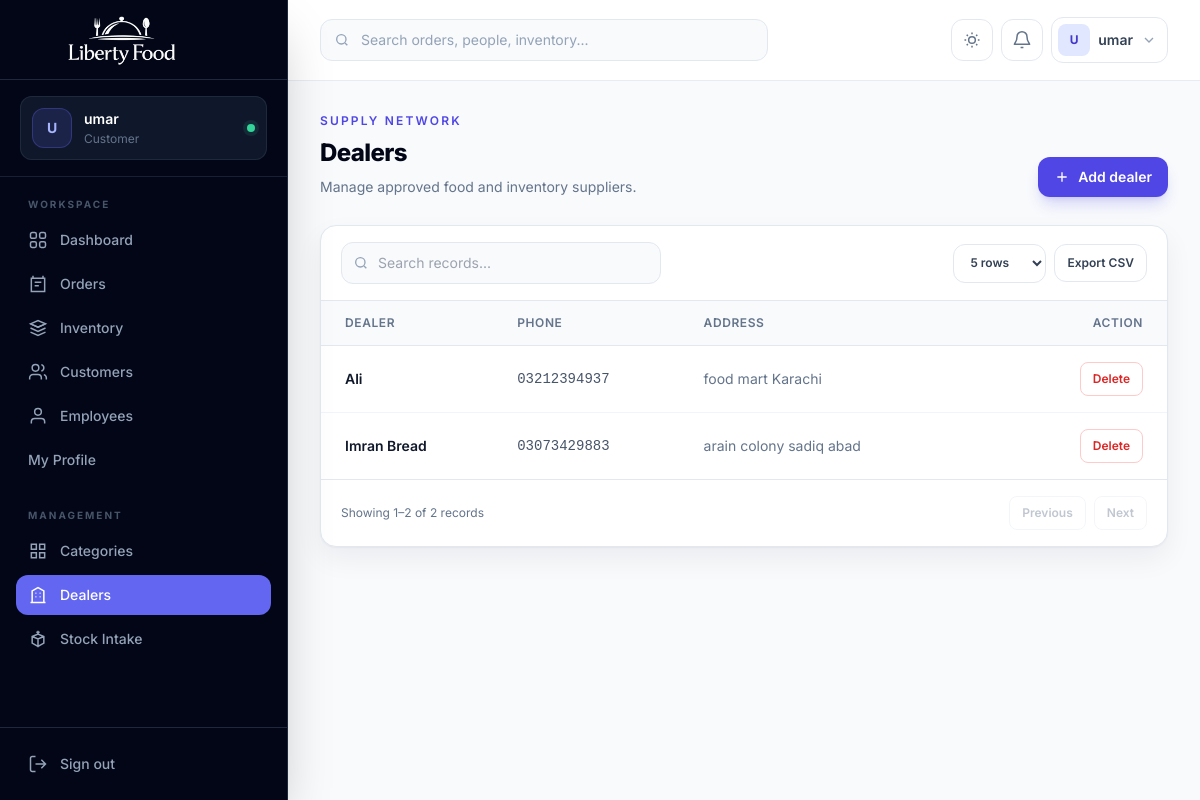
Page /dealers/ (signed in) on the committed database.
### accounts/models.py (models this page shows, shortened)
class CustomUser(AbstractUser):
    email = models.EmailField(unique=True)
    ROLE_CHOICES = (
        ('admin', 'Admin'),
        ('employee', 'Employee'),
        ('customer', 'Customer'),
    )
    role = models.CharField(
        max_length=20,
        choices=ROLE_CHOICES,
        default='customer'
    )
    phone = models.CharField(
        max_length=15,
        blank=True,
        null=True
    )
    profile_image = models.ImageField(
        upload_to='profiles/',
        blank=True,
        null=True
    )

### core_app/models.py (models this page shows, shortened)
class Dealer(models.Model):
    name = models.CharField(max_length=200)
    phone = models.CharField(max_length=20)
    address = models.TextField()

### core_app/views.py (the view)
# urls.py: path('dealers/', views.dealer_list, name='dealer_list'),
@admin_required
def dealer_list(request):
    return render(request, "dealer_list.html", {
        "dealers": Dealer.objects.all()
    })

### accounts/decoraters.py (called while the page is built)
def is_admin(user):
    return user.is_authenticated and (user.is_superuser or user.role == "admin")

def role_required(*roles):
    def decorator(view_func):
        @login_required
        @wraps(view_func)
        def wrapper(request, *args, **kwargs):
            if is_admin(request.user) or request.user.role in roles:
                return view_func(request, *args, **kwargs)
            raise PermissionDenied("You do not have permission to access this page.")
        return wrapper
    return decorator

### templates/dealer_list.html (shortened to what this page needs)
{% extends "base.html" %}
{% block content %}
<section class="mb-7 flex flex-col gap-4 sm:flex-row sm:items-end sm:justify-between">
  <div>
    <p class="text-xs font-semibold uppercase tracking-[.18em] text-indigo-600 dark:text-indigo-400">Supply network</p>
    <h1 class="mt-2 text-2xl font-extrabold tracking-tight text-slate-950 dark:text-white">Dealers</h1>
    <p class="mt-2 text-sm text-slate-500">Manage approved food and inventory suppliers.</p>
  </div>
  <a href="{% url 'add_dealer' %}" class="inline-flex items-center justify-center gap-2 rounded-xl bg-indigo-600 px-4 py-2.5 text-sm font-semibold text-white shadow-lg shadow-indigo-600/20 hover:bg-indigo-700"><svg class="h-4 w-4" viewBox="0 0 24 24" fill="none" stroke="currentColor" stroke-width="2"><path d="M12 5v14M5 12h14"/></svg> Add dealer</a>
</section>
<section class="overflow-hidden rounded-2xl border border-slate-200 bg-white shadow-soft dark:border-slate-800 dark:bg-slate-900">
  <div class="overflow-x-auto">
    <table class="min-w-full divide-y divide-slate-200 dark:divide-slate-800">
      <thead class="bg-slate-50 dark:bg-slate-800/50">
        <tr>
          <th class="px-6 py-3.5 text-left text-xs font-semibold uppercase tracking-wider text-slate-500">Dealer</th>
          <th class="px-6 py-3.5 text-left text-xs font-semibold uppercase tracking-wider text-slate-500">Phone</th>
          <th class="px-6 py-3.5 text-left text-xs font-semibold uppercase tracking-wider text-slate-500">Address</th>
          <th class="px-6 py-3.5 text-right text-xs font-semibold uppercase tracking-wider text-slate-500">Action</th>
        </tr>
      </thead>
      <tbody class="divide-y divide-slate-100 dark:divide-slate-800">
        {% for dealer in dealers %}
          <tr class="hover:bg-slate-50 dark:hover:bg-slate-800/40">
            <td class="whitespace-nowrap px-6 py-4 text-sm font-semibold text-slate-900 dark:text-white">{{ dealer.name }}</td>
            <td class="whitespace-nowrap px-6 py-4 font-mono text-sm text-slate-600 dark:text-slate-300">{{ dealer.phone }}</td>
            <td class="min-w-64 px-6 py-4 text-sm text-slate-500">{{ dealer.address|default:"—" }}</td>
            <td class="px-6 py-4 text-right">
              <a href="{% url 'delete_dealer' dealer.id %}" onclick="return confirm('Are you sure you want to delete this dealer?');" class="inline-flex items-center gap-2 rounded-lg border border-red-200 px-3 py-2 text-xs font-semibold text-red-600 hover:bg-red-50 dark:border-red-900 dark:text-red-400">Delete</a>
            </td>
          </tr>
        {% empty %}
          <tr><td colspan="4" class="px-6 py-16 text-center text-sm text-slate-500">No dealers found.</td></tr>
        {% endfor %}
      </tbody>
    </table>
  </div>
</section>
{% endblock %}

### templates/base.html (shortened to what this page needs)
{% load static %}
<!DOCTYPE html>
<html lang="en" class="h-full scroll-smooth">
<head>
  <script src="https://cdn.tailwindcss.com"></script>
</head>
<body class="h-full bg-slate-50 font-sans text-slate-700 antialiased dark:bg-slate-950 dark:text-slate-300">
  <aside id="sidebar" class="fixed inset-y-0 left-0 z-50 flex w-72 -translate-x-full flex-col border-r border-slate-800 bg-slate-950 text-slate-300 shadow-2xl transition-transform duration-300 lg:translate-x-0">
    <div class="flex h-20 items-center gap-3 border-b border-slate-800 px-5">
      <a href="{% url 'home' %}" class="block h-16 w-52" aria-label="Liberty Food home">
        <img src="{% static 'liberty-food-logo-cropped.png' %}" alt="Liberty Food" class="h-full w-full object-contain">
      </a>
    </div>
    <div class="border-b border-slate-800/80 px-5 py-4">
      <div class="flex items-center gap-3 rounded-xl bg-slate-900 px-3 py-3 ring-1 ring-inset ring-slate-800">
        {% if request.user.profile_image %}
          <img src="{{ request.user.profile_image.url }}" alt="{{ request.user.username }}" class="h-10 w-10 rounded-xl object-cover ring-2 ring-indigo-500/40">
        {% else %}
          <div class="flex h-10 w-10 items-center justify-center rounded-xl bg-indigo-500/15 text-sm font-bold uppercase text-indigo-300 ring-1 ring-inset ring-indigo-500/30">
            {{ request.user.username|slice:":1" }}
          </div>
        {% endif %}
        <div class="min-w-0">
          <p class="truncate text-sm font-semibold text-white">{{ request.user.get_full_name|default:request.user.username }}</p>
          <p class="mt-0.5 truncate text-xs capitalize text-slate-500">{{ request.user.role|default:"Team member" }}</p>
        </div>
        <span class="ml-auto h-2 w-2 rounded-full bg-emerald-400 ring-4 ring-emerald-400/10" title="Online"></span>
      </div>
    </div>
    <nav class="flex-1 overflow-y-auto px-4 py-5" aria-label="Primary navigation">
      <p class="mb-2 px-3 text-[10px] font-bold uppercase tracking-[.2em] text-slate-600">Workspace</p>
      <div class="space-y-1">
        <a href="{% url 'home' %}" class="nav-link flex items-center gap-3 rounded-xl px-3 py-2.5 text-sm font-medium transition {% if request.resolver_match.url_name == 'home' %}bg-indigo-500 text-white shadow-lg shadow-indigo-950/30{% else %}text-slate-400 hover:bg-slate-900 hover:text-white{% endif %}">
          <svg class="h-5 w-5" viewBox="0 0 24 24" fill="none" stroke="currentColor" stroke-width="1.8"><rect x="3" y="3" width="7" height="7" rx="2"/><rect x="14" y="3" width="7" height="7" rx="2"/><rect x="3" y="14" width="7" height="7" rx="2"/><rect x="14" y="14" width="7" height="7" rx="2"/></svg>
          Dashboard
        </a>
        {% if request.user.role == 'admin' or request.user.is_superuser %}<a href="{% url 'order_list' %}" class="nav-link flex items-center gap-3 rounded-xl px-3 py-2.5 text-sm font-medium transition {% if 'order' in request.resolver_match.url_name %}bg-indigo-500 text-white shadow-lg shadow-indigo-950/30{% else %}text-slate-400 hover:bg-slate-900 hover:text-white{% endif %}">
          <svg class="h-5 w-5" viewBox="0 0 24 24" fill="none" stroke="currentColor" stroke-width="1.8"><path d="M6 2v4M18 2v4M4 5h16v16H4z"/><path d="M8 10h8M8 14h5"/></svg>
          Orders
        </a>
        <a href="{% url 'fooditem_list' %}" class="nav-link flex items-center gap-3 rounded-xl px-3 py-2.5 text-sm font-medium transition {% if 'fooditem' in request.resolver_match.url_name or request.resolver_match.url_name == 'food_quantity' %}bg-indigo-500 text-white shadow-lg shadow-indigo-950/30{% else %}text-slate-400 hover:bg-slate-900 hover:text-white{% endif %}">
          <svg class="h-5 w-5" viewBox="0 0 24 24" fill="none" stroke="currentColor" stroke-width="1.8"><path d="m3 7 9-4 9 4-9 4-9-4Z"/><path d="m3 7 9 4 9-4M3 12l9 4 9-4M3 17l9 4 9-4"/></svg>
          Inventory
        </a>
        <a href="{% url 'customer_list' %}" class="nav-link flex items-center gap-3 rounded-xl px-3 py-2.5 text-sm font-medium transition {% if 'customer' in request.resolver_match.url_name %}bg-indigo-500 text-white shadow-lg shadow-indigo-950/30{% else %}text-slate-400 hover:bg-slate-900 hover:text-white{% endif %}">
          <svg class="h-5 w-5" viewBox="0 0 24 24" fill="none" stroke="currentColor" stroke-width="1.8"><path d="M16 21v-2a4 4 0 0 0-4-4H6a4 4 0 0 0-4 4v2"/><circle cx="9" cy="7" r="4"/><path d="M22 21v-2a4 4 0 0 0-3-3.87M16 3.13a4 4 0 0 1 0 7.75"/></svg>
          Customers
        </a>
        <a href="{% url 'employee_list' %}" class="nav-link flex items-center gap-3 rounded-xl px-3 py-2.5 text-sm font-medium transition {% if 'employee' in request.resolver_match.url_name or 'salary' in request.resolver_match.url_name %}bg-indigo-500 text-white shadow-lg shadow-indigo-950/30{% else %}text-slate-400 hover:bg-slate-900 hover:text-white{% endif %}">
          <svg class="h-5 w-5" viewBox="0 0 24 24" fill="none" stroke="currentColor" stroke-width="1.8"><path d="M20 21v-2a4 4 0 0 0-4-4H8a4 4 0 0 0-4 4v2"/><circle cx="12" cy="7" r="4"/></svg>
          Employees
        </a>{% endif %}
        {% if request.user.role == 'employee' %}
          <a href="{% url 'profile' %}" class="nav-link flex items-center gap-3 rounded-xl px-3 py-2.5 text-sm font-medium text-slate-400 transition hover:bg-slate-900 hover:text-white">My Profile</a>
          <a href="{% url 'employee_detail' request.user.employee_profile.id %}" class="nav-link flex items-center gap-3 rounded-xl px-3 py-2.5 text-sm font-medium text-slate-400 transition hover:bg-slate-900 hover:text-white">My Salary</a>
          <a href="{% url 'my_transactions' %}" class="nav-link flex items-center gap-3 rounded-xl px-3 py-2.5 text-sm font-medium text-slate-400 transition hover:bg-slate-900 hover:text-white">Transaction History</a>
        {% elif request.user.role == 'customer' %}
          <a href="{% url 'profile' %}" class="nav-link flex items-center gap-3 rounded-xl px-3 py-2.5 text-sm font-medium text-slate-400 transition hover:bg-slate-900 hover:text-white">My Profile</a>
        {% endif %}
      </div>
      {% if request.user.role == 'admin' or request.user.is_superuser %}<p class="mb-2 mt-7 px-3 text-[10px] font-bold uppercase tracking-[.2em] text-slate-600">Management</p>
      <div class="space-y-1">
        <a href="{% url 'category_list' %}" class="nav-link flex items-center gap-3 rounded-xl px-3 py-2.5 text-sm font-medium transition {% if 'category' in request.resolver_match.url_name %}bg-indigo-500 text-white{% else %}text-slate-400 hover:bg-slate-900 hover:text-white{% endif %}">
          <svg class="h-5 w-5" viewBox="0 0 24 24" fill="none" stroke="currentColor" stroke-width="1.8"><path d="M4 4h6v6H4zM14 4h6v6h-6zM4 14h6v6H4zM14 14h6v6h-6z"/></svg>
          Categories
        </a>
        <a href="{% url 'dealer_list' %}" class="nav-link flex items-center gap-3 rounded-xl px-3 py-2.5 text-sm font-medium transition {% if 'dealer' in request.resolver_match.url_name %}bg-indigo-500 text-white{% else %}text-slate-400 hover:bg-slate-900 hover:text-white{% endif %}">
          <svg class="h-5 w-5" viewBox="0 0 24 24" fill="none" stroke="currentColor" stroke-width="1.8"><path d="M3 21h18M5 21V7l7-4 7 4v14M9 10h1M14 10h1M9 14h1M14 14h1"/></svg>
          Dealers
        </a>
        <a href="{% url 'food_quantity' %}" class="nav-link flex items-center gap-3 rounded-xl px-3 py-2.5 text-sm font-medium transition {% if request.resolver_match.url_name == 'food_quantity' %}bg-indigo-500 text-white{% else %}text-slate-400 hover:bg-slate-900 hover:text-white{% endif %}">
          <svg class="h-5 w-5" viewBox="0 0 24 24" fill="none" stroke="currentColor" stroke-width="1.8"><path d="M12 22V12M5 9l7 3 7-3M5 9l7-3 7 3v8l-7 4-7-4V9Z"/><path d="M12 2v4M10 4h4"/></svg>
          Stock Intake
        </a>
      </div>{% endif %}
    </nav>
    <div class="border-t border-slate-800 p-4">
      <a href="{% url 'logout' %}" class="flex items-center gap-3 rounded-xl px-3 py-2.5 text-sm font-medium text-slate-400 transition hover:bg-red-500/10 hover:text-red-400">
        <svg class="h-5 w-5" viewBox="0 0 24 24" fill="none" stroke="currentColor" stroke-width="1.8"><path d="M9 21H5a2 2 0 0 1-2-2V5a2 2 0 0 1 2-2h4M16 17l5-5-5-5M21 12H9"/></svg>
        Sign out
      </a>
    </div>
  </aside>
  <div id="app-main" class="min-h-full transition-all duration-300 lg:ml-72">
    <header id="topbar" class="sticky top-0 z-30 border-b border-slate-200/80 bg-white/90 backdrop-blur-xl dark:border-slate-800 dark:bg-slate-950/85">
      <div class="flex h-20 items-center gap-3 px-4 sm:px-6 lg:px-8">
        {% if request.user.role == 'admin' or request.user.is_superuser %}<form method="GET" action="{% url 'global_search' %}" class="relative hidden w-full max-w-md md:block">
          <input type="search" name="q" placeholder="Search orders, people, inventory..." class="w-full rounded-xl border border-slate-200 bg-slate-50 py-2.5 pl-10 pr-4 text-sm text-slate-900 outline-none transition placeholder:text-slate-400 focus:border-indigo-500 focus:ring-4 focus:ring-indigo-500/10 dark:border-slate-800 dark:bg-slate-900 dark:text-white">
        </form>{% endif %}
        <div class="ml-auto flex items-center gap-2">
          <button id="theme-toggle" type="button" class="rounded-xl border border-slate-200 p-2.5 text-slate-500 transition hover:border-indigo-200 hover:bg-indigo-50 hover:text-indigo-600 dark:border-slate-800 dark:text-slate-400 dark:hover:border-indigo-900 dark:hover:bg-indigo-950/50 dark:hover:text-indigo-400" aria-label="Toggle color theme">
            <svg class="h-5 w-5 dark:hidden" viewBox="0 0 24 24" fill="none" stroke="currentColor" stroke-width="1.8"><path d="M12 3v2M12 19v2M3 12h2M19 12h2M5.64 5.64l1.42 1.42M16.94 16.94l1.42 1.42M18.36 5.64l-1.42 1.42M7.06 16.94l-1.42 1.42"/><circle cx="12" cy="12" r="4"/></svg>
          </button>
          <div class="relative">
            <button id="notification-trigger" type="button" class="relative rounded-xl border border-slate-200 p-2.5 text-slate-500 transition hover:bg-slate-50 dark:border-slate-800 dark:text-slate-400 dark:hover:bg-slate-900" aria-label="Notifications" aria-expanded="false">
              <svg class="h-5 w-5" viewBox="0 0 24 24" fill="none" stroke="currentColor" stroke-width="1.8"><path d="M18 8a6 6 0 0 0-12 0c0 7-3 7-3 9h18c0-2-3-2-3-9M13.7 21h-3.4"/></svg>
            </button>
          </div>
          <div class="relative">
            <button id="profile-trigger" type="button" class="flex items-center gap-2 rounded-xl border border-slate-200 bg-white p-1.5 pr-2.5 transition hover:bg-slate-50 dark:border-slate-800 dark:bg-slate-900 dark:hover:bg-slate-800" aria-expanded="false">
              {% if request.user.profile_image %}
                <img src="{{ request.user.profile_image.url }}" alt="" class="h-8 w-8 rounded-lg object-cover">
              {% else %}
                <span class="flex h-8 w-8 items-center justify-center rounded-lg bg-indigo-100 text-xs font-bold uppercase text-indigo-700 dark:bg-indigo-500/15 dark:text-indigo-300">{{ request.user.username|slice:":1" }}</span>
              {% endif %}
              <span class="hidden max-w-32 truncate text-sm font-semibold text-slate-700 dark:text-slate-200 sm:block">{{ request.user.get_full_name|default:request.user.username }}</span>
              <svg class="hidden h-4 w-4 text-slate-400 sm:block" viewBox="0 0 24 24" fill="none" stroke="currentColor" stroke-width="2"><path d="m6 9 6 6 6-6"/></svg>
            </button>
          </div>
        </div>
      </div>
    </header>
    <main class="px-4 py-6 sm:px-6 lg:px-8 lg:py-8">
      <div class="mx-auto max-w-[1600px]">
        {% block content %}{% endblock %}
      </div>
    </main>
  </div>
</body>
</html>

### templates/base.html (style rules this page uses)
* { scrollbar-width: thin; scrollbar-color: #94a3b8 transparent; }
.nav-link svg, .action-icon svg { pointer-events: none; }

### rows in the picture
CustomUser: user.username "U", user.get_full_name "umar", user.role "Customer"
Dealer: name "Ali", phone "03212394937", address "food mart Karachi"
Dealer: name "Imran Bread", phone "03073429883", address "arain colony sadiq abad"
